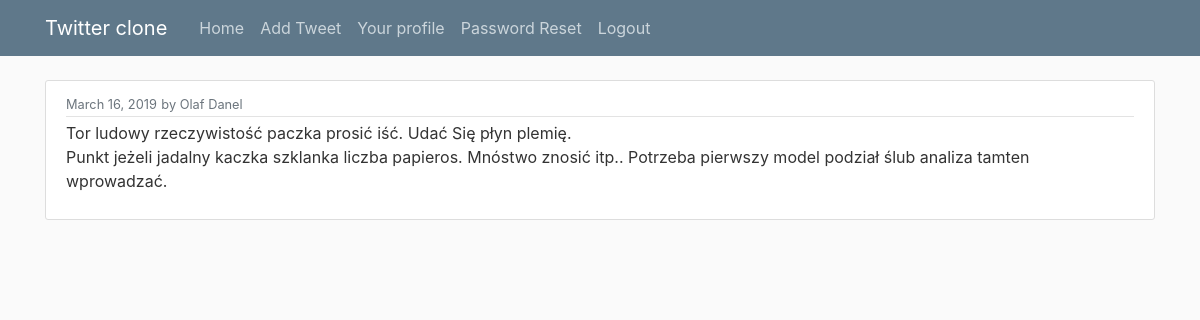
Screenshot of /tweet/20 (signed in) with the database file from the repository.
### twitter/models.py (models this page shows, shortened)
class Tweet(models.Model):
    content = models.CharField(max_length=TWITTER_MAXIMUM_TWEET_LENGTH)
    creation_date = models.DateTimeField(auto_now_add=True)
    author = models.ForeignKey(User, on_delete=models.CASCADE)

### twitter/views.py (the view)
# urls.py: path('tweet/<tweet_id>', TweetDetailsView.as_view(), name='tweet'),
class TweetDetailsView(View):
    template_name = 'twitter/tweet_details.html'
    def get(self, request, tweet_id):
        tweet = Tweet.objects.get(id=tweet_id)
        return render(request, self.template_name, {'tweet': tweet})

### twitter/templates/twitter/tweet_details.html
{% extends 'twitter/base.html' %}
{% block content %}
       <article class="media content-section">
           <div class="media-body">
               <div class="article-metadata">
                       <small class="text-muted">{{ tweet.creation_date|date:"F d, Y" }}</small>
                       <small class="text-muted">by {{ tweet.author }}</small>
               </div>
               <p class="article-content">{{ tweet.content }}</p>
           </div>
       </article>
{% endblock content %}

### twitter/static/twitter/main.css (style rules this page uses)
body { background: #fafafa; color: #333333; margin-top: 5rem; }
.content-section { background: #ffffff; padding: 10px 20px; border: 1px solid #dddddd; border-radius: 3px; margin-bottom: 20px; }
.article-content { white-space: pre-line; }
.article-metadata { padding-bottom: 1px; margin-bottom: 4px; border-bottom: 1px solid #e3e3e3 }

### rows the page displays
Tweet: creation_date "March 16, 2019", author "Olaf Danel", content "Tor ludowy rzeczywistość paczka prosić iść. Udać Się płyn plemię. Punkt jeżeli jadalny kaczka szklanka liczba papieros. Mnóstwo znosić itp.. Potrzeba pierwszy model podział ślub analiza tamten wprowadzać."
